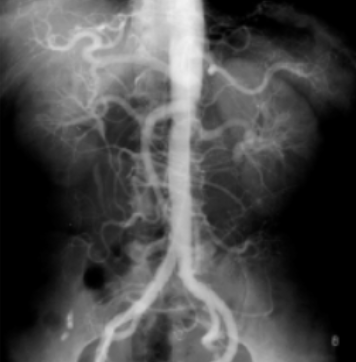
#> input picture pseudocolor-image-processing/pseudolorfunction/medical.png, 356 x 362 px
$ python medical.py
#> lines starting #> are read from the running program, lines starting #| are printed output that depends on the picture
import numpy as np
import matplotlib.pyplot as plt
import cv2


# Đọc ảnh grayscale
image_gray = cv2.imread('medical.png', cv2.IMREAD_GRAYSCALE)
#> image_gray is the input picture: shape (362, 356); min 0, max 240, mean 74.7

# Chọn một dải màu phù hợp
cmap = plt.cm.jet

# Hiển thị dữ liệu bằng pseudocolor
plt.imshow(image_gray, cmap=cmap)
plt.colorbar()  # Thêm thanh màu cho biểu đồ
plt.title('Pseudocolor Plot')

plt.show()
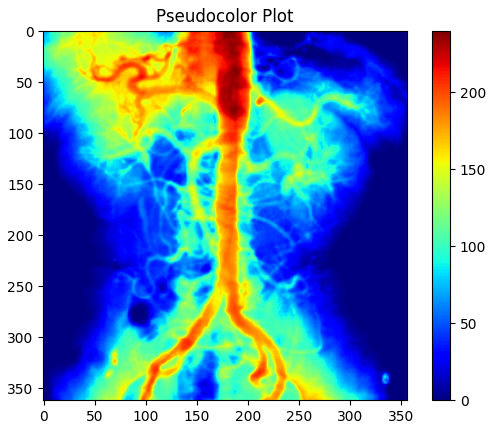
#> figure drawn by matplotlib, 2 panels
